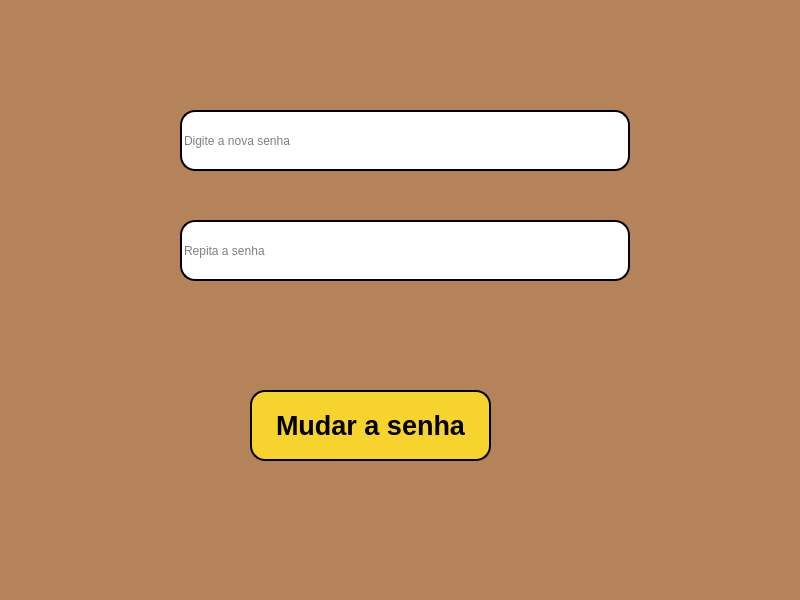
<?xml version="1.0" encoding="UTF-8"?>
<ui version="4.0">
 <class>Form</class>
 <widget class="QWidget" name="Form">
  <property name="geometry">
   <rect>
    <x>0</x>
    <y>0</y>
    <width>800</width>
    <height>600</height>
   </rect>
  </property>
  <property name="windowTitle">
   <string>Form</string>
  </property>
  <property name="styleSheet">
   <string notr="true">background-color: rgb(181, 131, 90)
</string>
  </property>
  <widget class="QLineEdit" name="lineEdit">
   <property name="geometry">
    <rect>
     <x>180</x>
     <y>110</y>
     <width>450</width>
     <height>61</height>
    </rect>
   </property>
   <property name="styleSheet">
    <string notr="true">background-color: rgb(255, 255, 255);
border-radius: 15px;
border-style: outset;
border-width: 2px;</string>
   </property>
   <property name="text">
    <string/>
   </property>
   <property name="alignment">
    <set>Qt::AlignJustify|Qt::AlignVCenter</set>
   </property>
   <property name="placeholderText">
    <string>Digite a nova senha</string>
   </property>
  </widget>
  <widget class="QLineEdit" name="lineEdit_2">
   <property name="geometry">
    <rect>
     <x>180</x>
     <y>220</y>
     <width>450</width>
     <height>61</height>
    </rect>
   </property>
   <property name="styleSheet">
    <string notr="true">background-color: rgb(255, 255, 255);
border-radius: 15px;
border-style: outset;
border-width: 2px;</string>
   </property>
   <property name="alignment">
    <set>Qt::AlignJustify|Qt::AlignVCenter</set>
   </property>
   <property name="placeholderText">
    <string>Repita a senha</string>
   </property>
  </widget>
  <widget class="QLabel" name="label_1">
   <property name="geometry">
    <rect>
     <x>90</x>
     <y>110</y>
     <width>81</width>
     <height>61</height>
    </rect>
   </property>
   <property name="text">
    <string/>
   </property>
   <property name="pixmap">
    <pixmap>senha_pic.png</pixmap>
   </property>
   <property name="scaledContents">
    <bool>true</bool>
   </property>
  </widget>
  <widget class="QLabel" name="label_2">
   <property name="geometry">
    <rect>
     <x>90</x>
     <y>220</y>
     <width>81</width>
     <height>61</height>
    </rect>
   </property>
   <property name="text">
    <string/>
   </property>
   <property name="pixmap">
    <pixmap>senha_pic.png</pixmap>
   </property>
   <property name="scaledContents">
    <bool>true</bool>
   </property>
  </widget>
  <widget class="QPushButton" name="pushButton">
   <property name="geometry">
    <rect>
     <x>250</x>
     <y>390</y>
     <width>241</width>
     <height>71</height>
    </rect>
   </property>
   <property name="font">
    <font>
     <pointsize>20</pointsize>
     <weight>75</weight>
     <bold>true</bold>
    </font>
   </property>
   <property name="cursor">
    <cursorShape>PointingHandCursor</cursorShape>
   </property>
   <property name="styleSheet">
    <string notr="true">background-color: rgb(246, 211, 45);
border-style: outset;
border-width: 2px;
border-radius: 15px;
border-color: black;</string>
   </property>
   <property name="text">
    <string>Mudar a senha</string>
   </property>
  </widget>
  <widget class="QLabel" name="label_3">
   <property name="geometry">
    <rect>
     <x>170</x>
     <y>310</y>
     <width>441</width>
     <height>41</height>
    </rect>
   </property>
   <property name="font">
    <font>
     <pointsize>14</pointsize>
    </font>
   </property>
   <property name="styleSheet">
    <string notr="true">color: rgb(192, 28, 40)</string>
   </property>
   <property name="text">
    <string/>
   </property>
  </widget>
  <zorder>label_2</zorder>
  <zorder>label_1</zorder>
  <zorder>lineEdit</zorder>
  <zorder>lineEdit_2</zorder>
  <zorder>pushButton</zorder>
  <zorder>label_3</zorder>
 </widget>
 <resources/>
 <connections/>
</ui>
